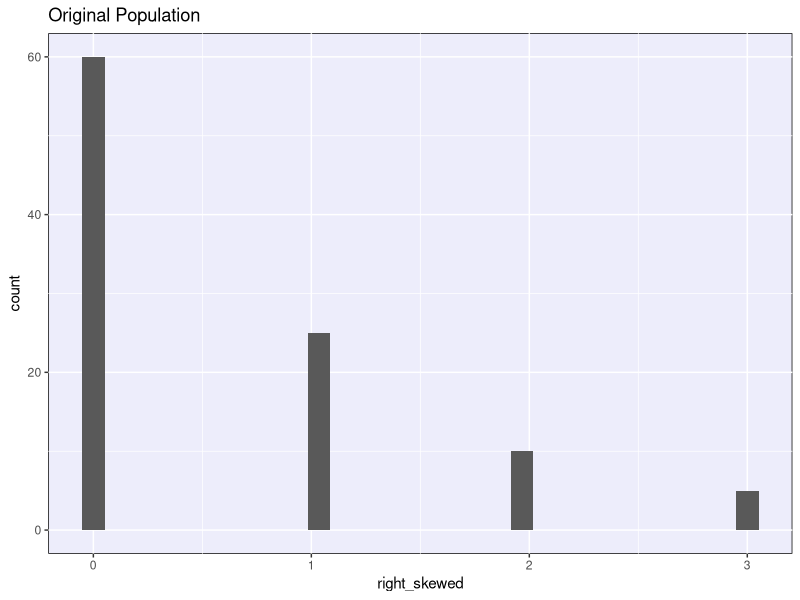
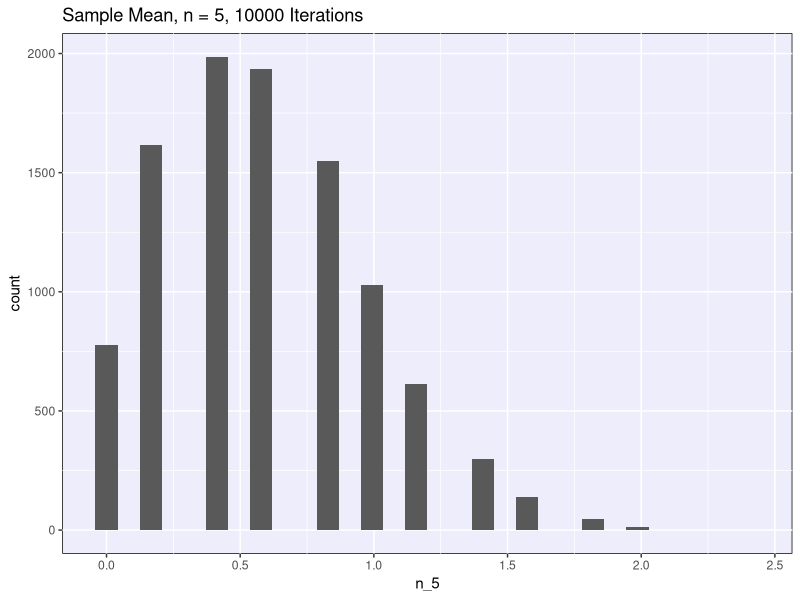
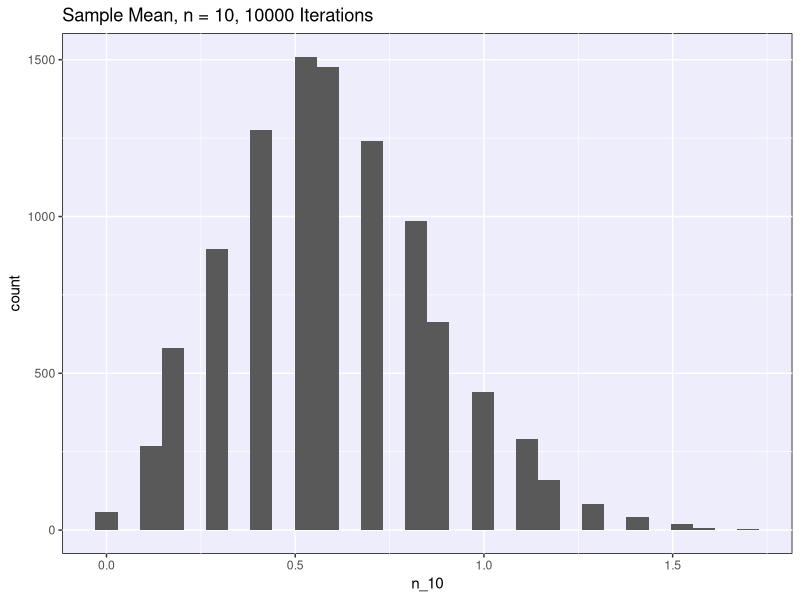
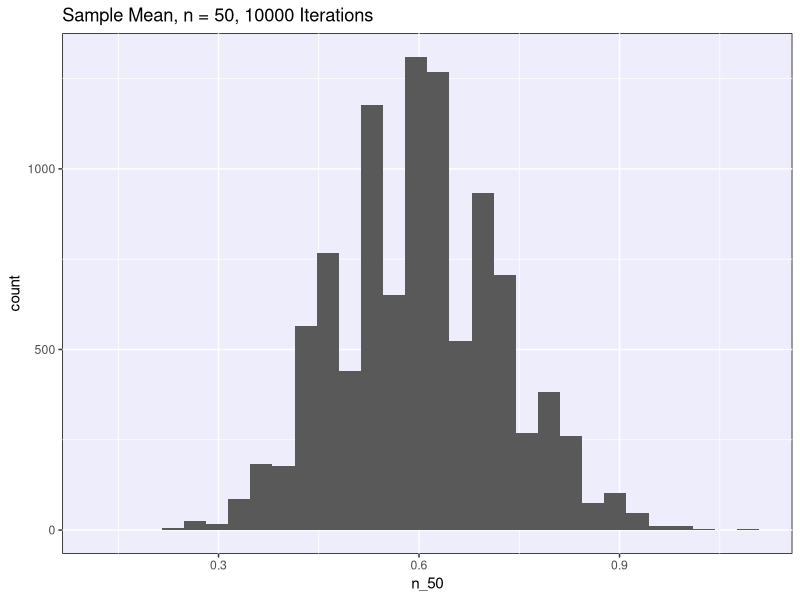

Write the R code that produced these figures, in order.
## ---- chunk 1
knitr::opts_chunk$set(echo = TRUE, message = FALSE,
                      warning = FALSE, error = TRUE,
                      fig.height = 3)
library(tidyverse)
## ---- chunk 2
old <- theme_get()

theme_set(theme(panel.background = element_rect(fill = "#ededfb")))
## ---- chunk 3
# Event A
pnorm(15, 10, 4, lower.tail = F)

# Event C
pnorm(15, 10, 4)
## ---- chunk 4
pnorm(441, 510, 45) %>%
  qnorm(mean = 315, sd = 37)
## ---- chunk 5
pnorm(40, 39, 2.5, lower.tail = F)
## ---- chunk 6
qnorm(0.95, 39, 2.5)
## ---- chunk 7
pnorm(40, 39, 2.5/sqrt(4), lower.tail = F)
## ---- chunk 8
qnorm(0.95, 39, 2.5/sqrt(4))
## ---- chunk 9
pbinom(30, 100, 0.5)
## ---- chunk 10
pnorm(30, 50, sqrt(25))
## ---- chunk 11
pbinom(30, 100, 0.5) - pnorm(30, 50, sqrt(25))
## ---- chunk 12
prob3c <- tibble(n = 100,
                p = seq(0.01, 0.5, 0.01),
                p30 = pbinom(30, n, p)) %>% 
  filter(p30 >= 0.05) %>% 
  slice_max(p)

prob3c
## ---- chunk 13
right_skewed <- c(rep(0, 60), rep(1, 25), rep(2, 10), rep(3, 5))

n_5 <- replicate(10000, mean(sample(right_skewed, 5, replace = T)))
n_10 <- replicate(10000, mean(sample(right_skewed, 10, replace = T)))
n_50 <- replicate(10000, mean(sample(right_skewed, 50, replace = T)))

ggplot(data = NULL, aes(x = right_skewed)) + 
  geom_histogram() +
  labs(title = "Original Population")

ggplot(data = NULL, aes(x = n_5)) + 
  geom_histogram() +
  labs(title = "Sample Mean, n = 5, 10000 Iterations")

ggplot(data = NULL, aes(x = n_10)) + 
  geom_histogram() +
  labs(title = "Sample Mean, n = 10, 10000 Iterations")

ggplot(data = NULL, aes(x = n_50)) + 
  geom_histogram() +
  labs(title = "Sample Mean, n = 50, 10000 Iterations")
## ---- chunk 14
qnorm(0.975)

# 98% confidence: use the alpha/2 = 0.02/2 = 0.01 critical value
qnorm(0.99)
## ---- chunk 15
# For example, a 90% CI
alpha <- 0.1

qnorm(1 - alpha/2)

# This will also work but it will give you a negative critical value

qnorm(alpha/2)
## ---- chunk 16
qnorm(1 - 0/2)
